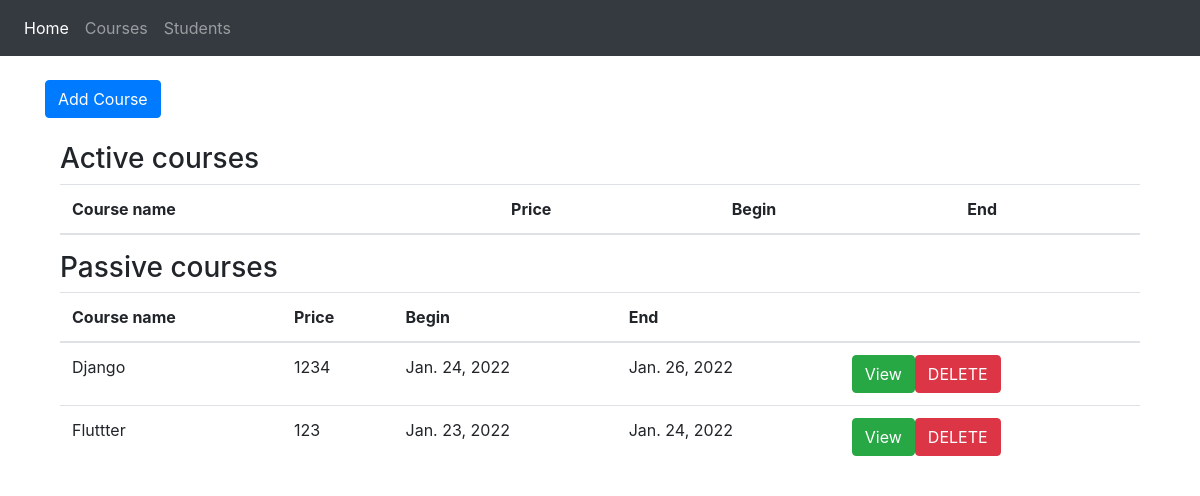
Page /courses/ on the committed database.
### academybot/models.py (models this page shows, shortened)
class Courses(models.Model):
    course_name = models.CharField(max_length=250, null=True)
    course_price = models.IntegerField()
    begin_date = models.DateField(auto_now_add=False)
    end_date = models.DateField(auto_now_add=False)
    activity = models.BooleanField(default=True)

### academybot/views.py (the view)
# urls.py: path('courses/', courses, name='courses'),
def courses(request):
    courses = Courses.objects.all()
    courses_passive = []
    courses_active = []
    for i in courses:
        if i.activity:
            if i.end_date < datetime.today().date():
                i.activity = False
                i.save()
                courses_passive.append(i)
            else:
                courses_active.append(i)
        else:
            courses_passive.append(i)
    context = {
        'actives': courses_active,
        'passives': courses_passive,
    }
    return render(request, 'Courses.html', context)

### academybot/templates/Courses.html (shortened to what this page needs)
{% extends 'main.html' %}
{% load static %}
{% block content %}
    <a href="{% url 'academybot:course_add' %}" class="btn btn-primary">Add Course</a>
    <br>
    <br>
    <div class="container">
        <h3>Active courses</h3>
        <table class="table table-hover">
            <thead>
            <tr>
                <th scope="col">Course name</th>
                <th scope="col">Price</th>
                <th scope="col">Begin</th>
                <th scope="col">End</th>
            </tr>
            </thead>
        </table>
        <h3>Passive courses</h3>
        <table class="table table-hover">
            <thead>
            <tr>
                <th scope="col">Course name</th>
                <th scope="col">Price</th>
                <th scope="col">Begin</th>
                <th scope="col">End</th>
                <th scope="col"></th>
            </tr>
            </thead>
            <tbody>
            {% for course in passives %}
                <tr>
                    <td>{{ course.course_name }}</td>
                    <td>{{ course.course_price }}</td>
                    <td>{{ course.begin_date }}</td>
                    <td>{{ course.end_date }}</td>
                    <td><a href="{% url 'academybot:student_by_course' course.id %}" class="btn btn-success">View</a><a href="{% url 'academybot:delete' course.id %}" class="btn btn-danger">DELETE</a></td>
                </tr>
            {% endfor %}
            </tbody>
        </table>
    </div>
{% endblock content %}

### rows in the picture
Courses: course_name "Django", course_price "1234", begin_date "Jan. 24, 2022", end_date "Jan. 26, 2022"
Courses: course_name "Fluttter", course_price "123", begin_date "Jan. 23, 2022", end_date "Jan. 24, 2022"
